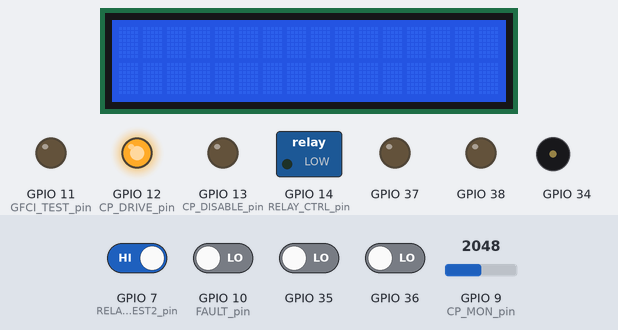
Recording of a sketch running on a simulated ESP32-S3. On the bench: 16×2 character LCD, switched loads named in the sketch (green lamp = pin HIGH), output pins drawn as LEDs (lit = HIGH), buzzer (waves = sounding). Dashed ring = blinking. The test bench sets the inputs (shaded band); at power-on: GPIO 7 (RELAY_TEST2_pin) HIGH, GPIO 10 (FAULT_pin), GPIO 35, GPIO 36 LOW, GPIO 9 (CP_MON_pin) = 2048 (analog values on the 0–4095 scale). What the sketch prints to the serial monitor is not drawn.

Above: at 1.2 s.
1.3 s: GPIO 7 (RELAY_TEST2_pin) driven LOW
At 1.59 s:
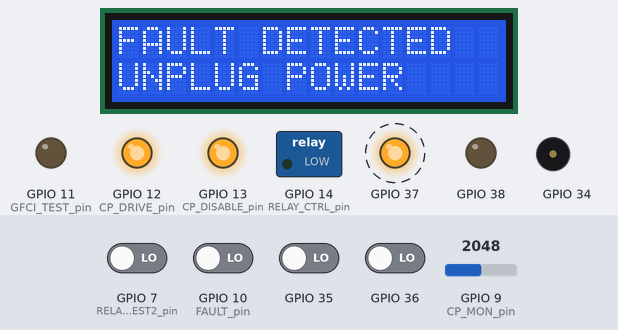
3.2 s: GPIO 36 driven HIGH
At 3.34 s:
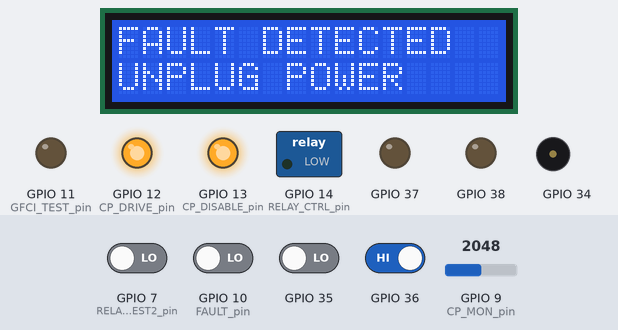
At 7.2 s:
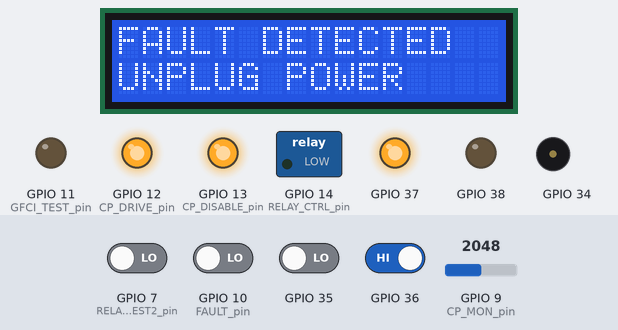
Timing chart, 0 to 8.7 s (numbered marks = the images above; inputs shaded):
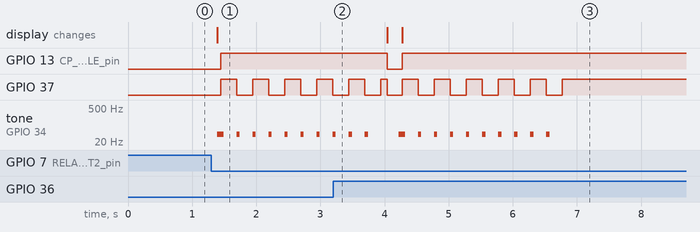

Measured:
- after the input at 1.3 s, GPIO 13 (CP_DISABLE_pin): LOW → HIGH after 0.14 s; GPIO 37: alternates HIGH for 0.25 s and LOW for 0.25 s, starting after 0.14 s; tone on GPIO 34: alternates 41 Hz for 0.05 s and silent for 0.20 s, starting after 0.09 s; the display: changes after 0.09 s (image 1)
- after the input at 3.2 s, GPIO 13 (CP_DISABLE_pin): HIGH → LOW after 0.84 s, → HIGH 0.23 s later; the display: first changes after 0.84 s (image 3 shows a later state)

The sketch:

Server.ino
```cpp
#include "Brinjal.h"

#define ENABLE_SERVER 1

#if ENABLE_SERVER
    #include <WiFi.h>
    const char* ssid     = "Brinjal";
    const char* password = "password123";

    WiFiServer server(80);
    WiFiClient client;
#endif

Brinjal brinjal;

#if ENABLE_SERVER
    void write_html_webpage()
    {
        client.print("<h1 style='font-size:60px;'><a href='/'>");
        client.print("Brinjal");
        client.println("</a></h1>");

        if (brinjal.in_fault_mode())
        {
            client.println("<font style='color:red'>");
            client.println("<h2>FAULT DETECTED</h2>");
            client.println("<font style='color:red'>");
            client.println("<p>See LCD display</p>");
        }
        else if (brinjal.get_evsu_state() == EVSU_CHARGING)
        {
            client.println("<font style='color:green'>");
            client.println("<h2>CHARGING</h2>");
        }
        else if (brinjal.get_evsu_state() == EVSU_READY)
        {
            client.println("<font style='color:green'>");
            client.println("<h3>Ready to charge</h3>");
        }

        // CSS buttons
        client.println("<style>html { font-family: Helvetica; display: inline-block; margin: 0px auto; text-align: center;}");
        client.println(".button { background-color: #4CAF50; border: none; color: white; padding: 16px 40px;");
        client.println("text-decoration: none; font-size: 30px; margin: 2px; cursor: pointer;}");
        client.println(".button2 {background-color: #555555;}</style></head>");

        if (brinjal.get_evsu_state() == EVSU_CHARGING)
            client.println("<p><a href='/stop'><button class='button button2'>STOP</button></a></p>");
        else
            client.println("<p><a href='/charge'><button class='button'>CHARGE</button></a></p>");

        client.println("<font style='color:black'>");
        client.println("<p>EVSU state: " + evsu_state_to_string(brinjal.get_evsu_state()) + "</p>");
        client.println("<p>EV (CP) state: " + ev_state_to_string(brinjal.get_vehicle_state()) + "</p>");
        client.println("<p>Relay state: " + String((brinjal.relay_closed() ? "Closed" : "Open")) + "</p>");
        client.println("<p>Fault mode: " + String((brinjal.in_fault_mode() ? "ON" : "OFF")) + "</p>");
    }
#endif

void setup()
{
    Serial.begin(115200);

    brinjal.begin();

#if ENABLE_SERVER
    Serial.println("Setting up WiFi Access Point");
    WiFi.softAP(ssid, password);

    IPAddress IP = WiFi.softAPIP();
    Serial.print("IP address: ");
    Serial.println(IP);

    server.begin();
#endif
}

void loop()
{
    brinjal.loop();

#if ENABLE_SERVER
    if (client = server.available()) // If a new client connects
    {
        Serial.println("Client Connected");
        String header = "";
        String currentLine = "";

        while (client.available()) // Client data available
        {
            char c = client.read();
            // Serial.write(c);
            header += c;
            if (c == '\n')
            {
                // 2 newlines in a row -> end of client HTTP request
                if (currentLine.length() == 0)
                {
                    // HTTP headers always start with a response code (e.g. HTTP/1.1 200 OK)
                    // and a content-type so the client knows what's coming, then a blank line:
                    client.println("HTTP/1.1 200 OK");
                    client.println("Content-type:text/html");
                    client.println("Connection: close");
                    client.println();

                    ///////////////////
                    // Check buttons //
                    if (header.indexOf("GET /charge") >= 0)
                    {
                        Serial.println("Charge requested by webpage");
                        brinjal.request_charge();
                    }
                    if (header.indexOf("GET /stop") >= 0)
                    {
                        if (brinjal.get_evsu_state() == EVSU_CHARGING)
                        {
                            Serial.println("Charge stopped by webpage");
                            brinjal.stop_charging();
                        }
                    }

                    // HTML header
                    client.println("<!DOCTYPE html><html>");
                    client.println("<head><meta name=\"viewport\" content=\"width=device-width, initial-scale=1\">");
                    client.println("<link rel=\"icon\" href=\"data:,\">");

                    client.print("<body>");
                    write_html_webpage();
                    client.println("</body></html>");

                    // HTTP response ends with newline
                    client.println();
                    break;
                }
                else
                {
                    currentLine = "";
                }
            }
            else if (c != '\r')
            {
                currentLine += c;
            }
        }

        // Close connection
        client.stop();
        Serial.println("Client disconnected");
    }
#endif
}
```

Brinjal.cpp
```cpp
#include "Brinjal.h"

String evsu_state_to_string(EVSU_State state)
{
    switch (state)
    {
        case EVSU_IDLE:
            return "Idle";
        case EVSU_READY:
            return "Ready";
        case EVSU_CHARGING:
            return "Charging";
        case EVSU_UNKNOWN:
        default:
            return "UNKNOWN";
    }
}

String ev_state_to_string(VehicleState state)
{
    switch (state)
    {
        case EV_NOT_CONNECTED:
            return "Not Connected";
        case EV_CONNECTED:
            return "Connected";
        case EV_READY:
            return "Ready";
        case EV_UNKNOWN:
        default:
            return "UNKNOWN";
    }
}

///////////////////////////
//        Brinjal        //
///////////////////////////

Brinjal::Brinjal()
  : lcd(0x27, 16, 2)
{
    analogReadResolution(12);
}

void Brinjal::begin()
{
    // Inputs

    pinMode(RELAY_TEST1_pin, INPUT);
    pinMode(RELAY_TEST2_pin, INPUT);
    pinMode(CP_MON_pin, INPUT);
    pinMode(FAULT_pin, INPUT);

    pinMode(RST_BTN_pin, INPUT);
    pinMode(CHARGE_BTN_pin, INPUT);

    attachInterrupt(digitalPinToInterrupt(RST_BTN_pin), rst_btn_isr, RISING);
    attachInterrupt(digitalPinToInterrupt(CHARGE_BTN_pin), charge_btn_isr, RISING);

    // Outputs

    pinMode(GFCI_TEST_pin, OUTPUT);
    pinMode(CP_DISABLE_pin, OUTPUT);
    pinMode(RELAY_CTRL_pin, OUTPUT);
    digitalWrite(GFCI_TEST_pin, LOW);
    digitalWrite(CP_DISABLE_pin, LOW);
    digitalWrite(RELAY_CTRL_pin, LOW);

    ledcSetup(CP_DRIVE_pwm, CP_FREQ, PWM_RESOLUTION);
    ledcAttachPin(CP_DRIVE_pin, CP_DRIVE_pwm);
    ledcWrite(CP_DRIVE_pwm, 0);

    pinMode(RED_LED_pin, OUTPUT);
    pinMode(GRN_LED_pin, OUTPUT);
    digitalWrite(RED_LED_pin, LOW);
    digitalWrite(GRN_LED_pin, LOW);

    ledcSetup(BUZ_CTRL_pwm, 1000, PWM_RESOLUTION);
    ledcAttachPin(BUZ_CTRL_pin, BUZ_CTRL_pwm);
    ledcWrite(BUZ_CTRL_pwm, 0);

    Wire.begin(LCD_SDA_pin, LCD_SCL_pin);
    lcd.init();
    lcd.backlight();
    lcd.noCursor();

    reset();
}

void Brinjal::reset()
{
    if (relay_closed())
        open_relay();

    if (in_fault_mode())
        exit_fault_mode();

    evsu_state = EVSU_IDLE;
    ev_state = EV_NOT_CONNECTED;

    disable_cp_oscillation();
    enable_cp();

    buzzer_off();
    led_off(RED_LED);
    led_off(GRN_LED);
    lcd_clear();
}

void Brinjal::loop()
{
    bool rst_btn_pressed = check_rst_btn();
    bool charge_btn_pressed = check_charge_btn();

    if (rst_btn_pressed)
    {
        Serial.println("Resetting system");
        reset();
    }
    else if (!in_fault_mode())
    {
        if (gfci_check_fault())
        {
            Serial.println("ERROR: GROUND FAULT DETECTED");
            lcd_display("FAULT DETECTED", "RESET SYSTEM");
            enter_fault_mode();
        }
        else if (!relay_test())
        {
            Serial.println("ERROR: RELAY FAULT DETECTED");
            lcd_display("FAULT DETECTED", "UNPLUG POWER");
            enter_fault_mode();
        }
        else
        {
            VehicleState prev_vehicle_state = get_vehicle_state();

            float cp = read_cp_peak();
            update_vehicle_state(cp);

            if (get_vehicle_state() != prev_vehicle_state) // New EV state
            {
                Serial.println("EV state: " + ev_state_to_string(get_vehicle_state()));

                if (get_evsu_state() == EVSU_CHARGING) // EV disconnected/unavailable
                    stop_charging();

                if (get_vehicle_state() == EV_READY)
                    lcd_display("READY", "");
                else if (get_evsu_state() == EVSU_CHARGING)
                {
                    lcd_display("CHARGE COMPLETE", "");
                }
                else
                    lcd_clear();

                switch (get_vehicle_state())
                {
                    case EV_NOT_CONNECTED:
                        disable_cp_oscillation();
                        break;
                    case EV_CONNECTED:
                        enable_cp_oscillation();
                        break;
                    case EV_READY:
                        evsu_state = EVSU_READY;
                        break;
                    default:
                        evsu_state = EVSU_IDLE;
                        break;
                }
            }
            if (charge_btn_pressed)
            {
                if (get_evsu_state() == EVSU_READY)
                    start_charging();
                else if (get_evsu_state() == EVSU_CHARGING)
                    stop_charging();
            }
        }
    }
    delay(100);
}

bool Brinjal::ready_to_charge()
{
    return !in_fault_mode() && get_vehicle_state() == EV_READY;
}

bool Brinjal::request_charge()
{
    if (ready_to_charge())
    {
        start_charging();
        return true;
    }
    else
    {
        return false;
    }
}

void Brinjal::start_charging()
{
    close_relay();
    lcd_display("CHARGING", "");
    led_on(GRN_LED);
    evsu_state = EVSU_CHARGING;

    s_charge_start_time = millis();
}

void Brinjal::stop_charging()
{
    if (!in_fault_mode() && millis() - s_charge_start_time > 1000)
    {
        open_relay();
        lcd_clear();
        led_off(GRN_LED);
        evsu_state = get_vehicle_state() == EV_READY ? EVSU_READY : EVSU_IDLE;
        if (evsu_state == EVSU_READY)
            lcd_display("READY", "");
    }
}

EVSU_State Brinjal::get_evsu_state()
{
    return evsu_state;
}

void Brinjal::enter_fault_mode()
{
    open_relay();

    fault_mode = true;

    disable_cp();

    for (int i = 0; i < 10; i++)
    {
        led_toggle(RED_LED);
        buzz();
        delay(200);
    }
    led_on(RED_LED);
}

void Brinjal::exit_fault_mode()
{
    fault_mode = false;
    led_off(RED_LED);
    enable_cp();
}

bool Brinjal::in_fault_mode()
{
    return fault_mode;
}

/////////////////////////
//        Pilot        //
/////////////////////////

void Brinjal::enable_cp()
{
    digitalWrite(CP_DISABLE_pin, LOW);
}

void Brinjal::disable_cp()
{
    digitalWrite(CP_DISABLE_pin, HIGH);
}

void Brinjal::enable_cp_oscillation()
{
    ledcWrite(CP_DRIVE_pwm, max_current_to_duty_cycle(get_max_current()));
}

void Brinjal::disable_cp_oscillation()
{
    ledcWrite(CP_DRIVE_pwm, 255);
}

int Brinjal::read_cp_peak()
{
    int peak = 0;
    for (int i = 0; i < CP_SAMPLES; i++)
    {
        const int cp_mon_sample = analogRead(CP_MON_pin);

        if (cp_mon_sample > peak)
            peak = cp_mon_sample;
    }
    return peak;
}

void Brinjal::update_vehicle_state(int cp_peak)
{
    if (3200 < cp_peak && cp_peak < 3500)
        ev_state = EV_READY;
    else if (3600 < cp_peak && cp_peak < 4000)
        ev_state = EV_CONNECTED;
    else if (cp_peak > 4000)
        ev_state = EV_NOT_CONNECTED;
}

VehicleState Brinjal::get_vehicle_state()
{
    return ev_state;
}

int Brinjal::get_max_current()
{
#if BRINJAL_240V
    return 40;
#else
    return 16;
#endif
}

int Brinjal::max_current_to_duty_cycle(int current)
{
    return 127;
    return round(current * 4.2333);
}

/////////////////////////
//        Relay        //
/////////////////////////

void Brinjal::close_relay()
{
    Serial.println("Closing Relay");
    for (int i = 0; i < 3; i++)
    {
        buzz();
        delay(100);
    }
    delay(200);

    digitalWrite(RELAY_CTRL_pin, HIGH);
    relay_state = RELAY_CLOSED;
}

void Brinjal::open_relay()
{
    Serial.println("Opening Relay");
    buzz();

    digitalWrite(RELAY_CTRL_pin, LOW);
    relay_state = RELAY_OPEN;
}

RelayState Brinjal::get_relay_state()
{
    return relay_state;
}

bool Brinjal::relay_closed()
{
    return relay_state == RELAY_CLOSED;
}

bool Brinjal::relay_open()
{
    return relay_state == RELAY_OPEN;
}

bool Brinjal::relay_test()
{
    delay(50);
    bool T2 = !digitalRead(RELAY_TEST2_pin);

    if (relay_closed())
        return T2;
    else
        return !T2;
}

////////////////////////
//        GFCI        //
////////////////////////

bool Brinjal::gfci_check_fault()
{
    return digitalRead(FAULT_pin);
}

void Brinjal::gfci_test_start()
{
    digitalWrite(GFCI_TEST_pin, HIGH);
}

void Brinjal::gfci_test_end()
{
    digitalWrite(GFCI_TEST_pin, LOW);
}

///////////////////////////////
//        LCD display        //
///////////////////////////////

void Brinjal::lcd_display(int line, String text)
{
    if (!(line == 1 || line == 2))
        line = 1;
    lcd.setCursor(0, line - 1);
    lcd.print(text);
}

void Brinjal::lcd_display(String line1, String line2)
{
    lcd_clear();
    lcd_display(1, line1);
    lcd_display(2, line2);
}

void Brinjal::lcd_clear()
{
    lcd.clear();
}

//////////////////////////
//        Buzzer        //
//////////////////////////

static const int BUZZER_FREQ = 1000;

void Brinjal::buzz()
{
    static const int BUZZ_DURATION_ms = 50;

    buzzer_on();
    delay(BUZZ_DURATION_ms);
    buzzer_off();
}

void Brinjal::buzzer_on()
{
    static const note_t BUZZER_NOTE = NOTE_E;
    static const int BUZZER_OCTAVE = 1;

    ledcWriteNote(BUZ_CTRL_pwm, BUZZER_NOTE, BUZZER_OCTAVE);
}

void Brinjal::buzzer_off()
{
    ledcWriteTone(BUZ_CTRL_pwm, 0);
}

////////////////////////
//        LEDs        //
////////////////////////

void Brinjal::led_on(LedColor color)
{
    const int led_pin = (color == RED_LED) ? RED_LED_pin : GRN_LED_pin;
    digitalWrite(led_pin, HIGH);

    LedState* led_state = (color == RED_LED) ? &red_led_state : &grn_led_state;
    *led_state = LED_ON;
}

void Brinjal::led_off(LedColor color)
{
    const int led_pin = (color == RED_LED) ? RED_LED_pin : GRN_LED_pin;
    digitalWrite(led_pin, LOW);

    LedState* led_state = (color == RED_LED) ? &red_led_state : &grn_led_state;
    *led_state = LED_OFF;
}

void Brinjal::led_toggle(LedColor color)
{
    LedState state = (color == RED_LED) ? red_led_state : grn_led_state;

    if (state == LED_OFF)
        led_on(color);
    else
        led_off(color);
}

LedState Brinjal::get_led_state(LedColor color)
{
    return (color == RED_LED) ? red_led_state : grn_led_state;
}

///////////////////////////
//        Buttons        //
///////////////////////////

static volatile bool s_rst_btn_was_pressed = false;
static volatile bool s_charge_btn_was_pressed = false;

static unsigned long s_last_btn_interrupt = 0;

bool Brinjal::check_rst_btn()
{
    bool rst = s_rst_btn_was_pressed;
    s_rst_btn_was_pressed = false;
    return rst;
}

bool Brinjal::check_charge_btn()
{
    bool charge = s_charge_btn_was_pressed;
    s_charge_btn_was_pressed = false;
    return charge;
}

void IRAM_ATTR Brinjal::rst_btn_isr()
{
    unsigned long interrupt_time = millis();
    if (interrupt_time - s_last_btn_interrupt > 1000)
    {
        s_last_btn_interrupt = interrupt_time;
        s_rst_btn_was_pressed = true;
    }
}

void IRAM_ATTR Brinjal::charge_btn_isr()
{
    unsigned long interrupt_time = millis();
    if (interrupt_time - s_last_btn_interrupt > 1000)
    {
        s_last_btn_interrupt = interrupt_time;
        s_charge_btn_was_pressed = true;
    }
}
```

Source omitted: Brinjal.h (3588 bytes)
